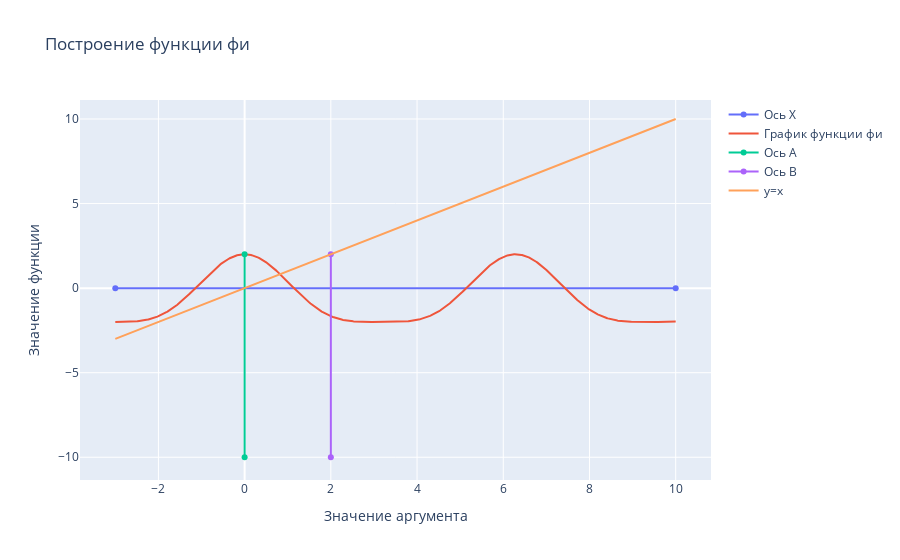

Notebook source saved alongside this figure:
### Code cell
fig = go.Figure()
fig.add_trace(go.Scatter(x=[begin, end], 
                         y=[0, 0], 
                         name="Ось Х"))

fig.add_trace(go.Scatter(x=x,
                         y=y_phi,
                         name="График функции фи"))

fig.add_trace(go.Scatter(x=[a, a], 
                         y=[-10, 2], 
                         name="Ось A"))

fig.add_trace(go.Scatter(x=[b, b], 
                         y=[-10, 2], 
                         name="Ось B"))

fig.add_trace(go.Scatter(x=x,
                         y=x,
                         name="y=x"))

fig.update_layout(title="Построение функции фи",
                  xaxis_title="Значение аргумента",
                  yaxis_title="Значение функции")

fig.show()

### Figure 1 — Plotly figure (JSON) as saved in the notebook; plotly's stock layout.template omitted (floating-point values rounded to 4 significant figures; data arrays with more than 128 entries replaced by an {"elided": "..."} marker saying what was removed)
{"data": [{"name": "Ось Х", "type": "scatter", "x": [-3, 10], "y": [0, 0]}, {"name": "График функции фи", "type": "scatter", "x": {"elided": "1000 float values"}, "y": {"elided": "1000 float values"}}, {"name": "Ось A", "type": "scatter", "x": [0, 0], "y": [-10, 2]}, {"name": "Ось B", "type": "scatter", "x": [2, 2], "y": [-10, 2]}, {"name": "y=x", "type": "scatter", "x": {"elided": "1000 float values"}, "y": {"elided": "1000 float values"}}], "layout": {"title": {"text": "Построение функции фи"}, "xaxis": {"title": {"text": "Значение аргумента"}}, "yaxis": {"title": {"text": "Значение функции"}}}}
